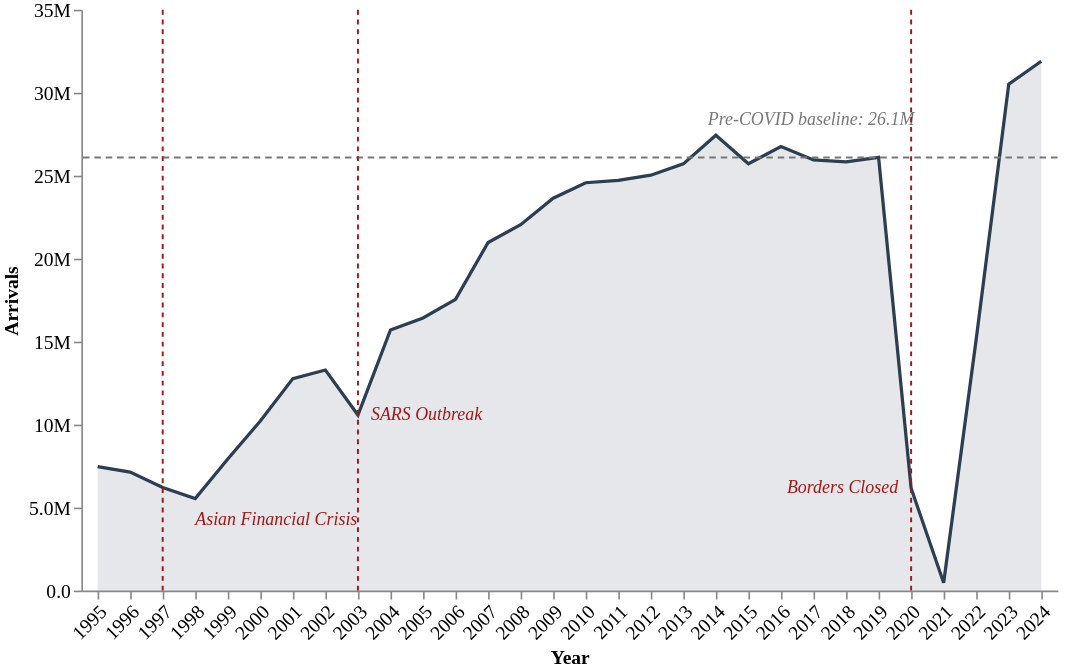

Describe this chart as a Vega-Lite specification.
### Vega-Lite specification from a JSON file in a GitHub repository (floating-point values rounded to 4 significant figures)
{"$schema": "https://vega.github.io/schema/vega-lite/v5.json", "width": "container", "height": 410, "autosize": "fit", "padding": {"top": 0, "bottom": 0, "left": 0, "right": 20}, "data": {"values": [{"year": 1995, "arrivals": 7469000}, {"year": 1996, "arrivals": 7138000}, {"year": 1997, "arrivals": 6211000}, {"year": 1998, "arrivals": 5551000}, {"year": 1999, "arrivals": 7931000}, {"year": 2000, "arrivals": 10222000}, {"year": 2001, "arrivals": 12775000}, {"year": 2002, "arrivals": 13292000}, {"year": 2003, "arrivals": 10577000}, {"year": 2004, "arrivals": 15703000}, {"year": 2005, "arrivals": 16431000}, {"year": 2006, "arrivals": 17547000}, {"year": 2007, "arrivals": 20973000}, {"year": 2008, "arrivals": 22052000}, {"year": 2009, "arrivals": 23646000}, {"year": 2010, "arrivals": 24577000}, {"year": 2011, "arrivals": 24714000}, {"year": 2012, "arrivals": 25033000}, {"year": 2013, "arrivals": 25715000}, {"year": 2014, "arrivals": 27437000}, {"year": 2015, "arrivals": 25721000}, {"year": 2016, "arrivals": 26757000}, {"year": 2017, "arrivals": 25948000}, {"year": 2018, "arrivals": 25832000}, {"year": 2019, "arrivals": 26101000}, {"year": 2020, "arrivals": 6172008}, {"year": 2021, "arrivals": 470559}, {"year": 2022, "arrivals": 15148512}, {"year": 2023, "arrivals": 30515304}, {"year": 2024, "arrivals": 31899166}]}, "layer": [{"mark": {"type": "area", "line": {"color": "#2c3e50", "strokeWidth": 2}, "color": "#2c3e50", "fillOpacity": 0.12}, "encoding": {"x": {"field": "year", "type": "ordinal", "axis": {"title": "Year", "titleFont": "DM Sans", "titleFontSize": 12, "labelFont": "DM Sans", "labelFontSize": 12, "labelAngle": -45, "grid": false}}, "y": {"field": "arrivals", "type": "quantitative", "axis": {"title": "Arrivals", "format": ".2s", "labelFont": "DM Sans", "labelFontSize": 12, "titleFont": "DM Sans", "titleFontSize": 12, "grid": false}}}}, {"mark": {"type": "point", "filled": true, "size": 40, "color": "#2c3e50"}, "encoding": {"x": {"field": "year", "type": "ordinal"}, "y": {"field": "arrivals", "type": "quantitative"}, "tooltip": [{"field": "year", "type": "ordinal", "title": "Year"}, {"field": "arrivals", "type": "quantitative", "title": "Arrivals", "format": ","}], "opacity": {"condition": {"param": "hover_year", "empty": false, "value": 1}, "value": 0}, "size": {"condition": {"param": "hover_year", "empty": false, "value": 80}, "value": 0}}, "params": [{"name": "hover_year", "select": {"type": "point", "on": "mouseover", "nearest": true, "fields": ["year"]}}]}, {"transform": [{"filter": {"param": "hover_year", "empty": false}}], "mark": {"type": "rule", "color": "#2c3e50", "strokeWidth": 1, "strokeDash": [2, 2]}, "encoding": {"x": {"field": "year", "type": "ordinal"}}}, {"mark": {"type": "rule", "color": "#777777", "strokeDash": [4, 3], "strokeWidth": 1.2}, "data": {"values": [{"y": 26101000}]}, "encoding": {"y": {"field": "y", "type": "quantitative"}}}, {"mark": {"type": "text", "align": "left", "baseline": "bottom", "dx": -5, "dy": -18, "fontSize": 11, "fontStyle": "italic", "color": "#777777", "font": "DM Sans"}, "data": {"values": [{"year": 2014, "y": 26101000, "label": "Pre-COVID baseline: 26.1M"}]}, "encoding": {"x": {"field": "year", "type": "ordinal"}, "y": {"field": "y", "type": "quantitative"}, "text": {"field": "label", "type": "nominal"}}}, {"mark": {"type": "rule", "strokeDash": [3, 3], "strokeWidth": 1.2, "color": "#a01818"}, "data": {"values": [{"year": 1997}]}, "encoding": {"x": {"field": "year", "type": "ordinal"}}}, {"mark": {"type": "text", "align": "left", "baseline": "middle", "dx": 20, "dy": 20, "fontSize": 11, "fontStyle": "italic", "color": "#a01818", "font": "DM Sans"}, "data": {"values": [{"year": 1997, "arrivals": 6211000, "label": "Asian Financial Crisis"}]}, "encoding": {"x": {"field": "year", "type": "ordinal"}, "y": {"field": "arrivals", "type": "quantitative"}, "text": {"field": "label", "type": "nominal"}}}, {"mark": {"type": "rule", "strokeDash": [3, 3], "strokeWidth": 1.2, "color": "#a01818"}, "data": {"values": [{"year": 2003}]}, "encoding": {"x": {"field": "year", "type": "ordinal"}}}, {"mark": {"type": "text", "align": "left", "baseline": "middle", "dx": 8, "dy": 0, "fontSize": 11, "fontStyle": "italic", "color": "#a01818", "font": "DM Sans"}, "data": {"values": [{"year": 2003, "arrivals": 10577000, "label": "SARS Outbreak"}]}, "encoding": {"x": {"field": "year", "type": "ordinal"}, "y": {"field": "arrivals", "type": "quantitative"}, "text": {"field": "label", "type": "nominal"}}}, {"mark": {"type": "rule", "strokeDash": [3, 3], "strokeWidth": 1.2, "color": "#a01818"}, "data": {"values": [{"year": 2020}]}, "encoding": {"x": {"field": "year", "type": "ordinal"}}}, {"mark": {"type": "text", "align": "right", "baseline": "middle", "dx": -8, "dy": 0, "fontSize": 11, "fontStyle": "italic", "color": "#a01818", "font": "DM Sans"}, "data": {"values": [{"year": 2020, "arrivals": 6172008, "label": "Borders Closed"}]}, "encoding": {"x": {"field": "year", "type": "ordinal"}, "y": {"field": "arrivals", "type": "quantitative"}, "text": {"field": "label", "type": "nominal"}}}], "config": {"background": "transparent", "view": {"stroke": "transparent"}}}
